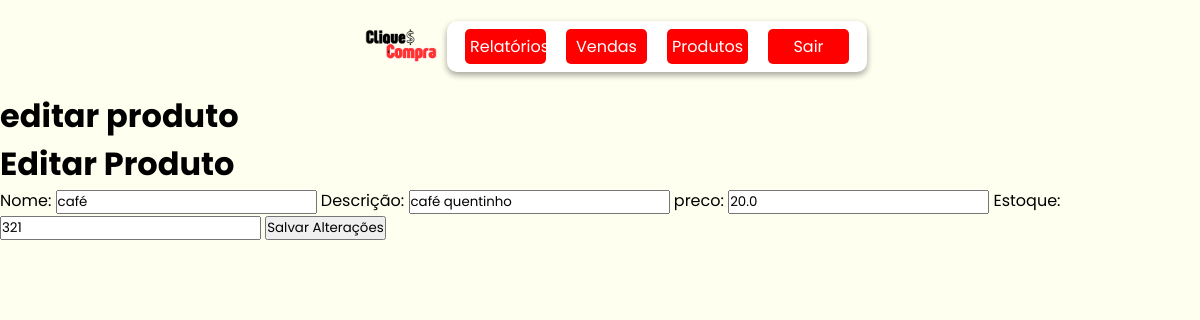
Page /produtos/edit/7 on the earlier database version.
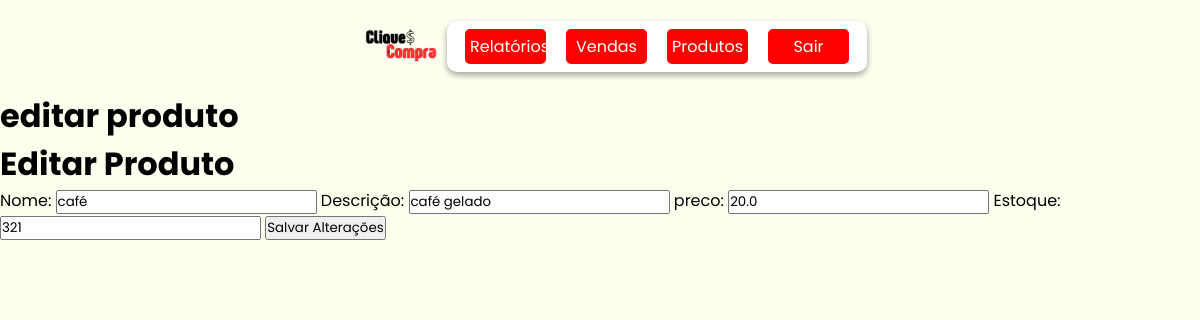
Same page on the later database version.
### models/produtos.py (models this page shows, shortened)
class Produto(Base):
    __tablename__ = 'tb_produtos'
    pro_id: Mapped[int] = mapped_column(primary_key=True, autoincrement=True)
    pro_nome: Mapped[str] = mapped_column(nullable=False)
    pro_descricao: Mapped[str] = mapped_column(nullable=False)
    pro_preco: Mapped[float] = mapped_column(nullable=False)
    pro_estoque: Mapped[int] = mapped_column()
    @classmethod
    def find(cls, **kwargs):
        if 'nome' in kwargs:
            sql = text("SELECT * FROM tb_produtos WHERE pro_nome = :nome")
            produto = session.execute(sql, {"nome": kwargs['nome']}).fetchone()
        elif 'id' in kwargs:
            return session.query(cls).filter_by(pro_id=kwargs['id']).first()
            sql = text("SELECT * FROM tb_produtos WHERE pro_id = :id")
            produto = session.execute(sql, {"id": kwargs['id']}).fetchone()
        else:
            raise AttributeError('A busca deve ser feita por nome ou id.')
        return produto

### controllers/produtos.py (the view)
@produto_bp.route('/edit/<int:pro_id>', methods=['GET','POST'])
def edit(pro_id):
    produto = Produto.find(id=pro_id)
    if request.method == 'POST':
        nome_produto = request.form['nome']
        desc_produto = request.form['descricao']
        preco_produto = request.form['preco']
        estoque_produto = request.form['estoque']
        if produto:
            produto.pro_nome = nome_produto
            produto.pro_descricao = desc_produto
            produto.pro_preco = preco_produto
            produto.pro_estoque = estoque_produto
            session.commit()
        else:
            pass
        return redirect(url_for('produtos.view'))
    else:
        return render_template('produtos/edit.html', produto=produto)

### templates/produtos/edit.html (shortened to what this page needs)
{% extends "model.html" %}
{% block head_extras %}
<link rel="stylesheet" href="{{ url_for('static', filename='style/model.css') }}">
{% endblock %}
{% block content %}
<nav>
    <img src="../../static/assets/cliqueconta.png" alt="Logo do CliqueCompra">
    <div class="links cat">
        <a href="">Relatórios</a>
        <a href="">Vendas</a>
        <a href="">Produtos</a>
        <a href="">Sair</a>
    </div>
</nav>
<h1>editar produto</h1>
    <h1>Editar Produto</h1>
    <form action="{{ url_for('produtos.edit', pro_id=produto.pro_id) }}" method="POST">
        <label for="nome">Nome:</label>
        <input type="text" id="nome" name="nome" value="{{ produto.pro_nome }}" required>
        <label for="descricao">Descrição:</label>
        <input type="text" id="descricao" name="descricao" value="{{ produto.pro_descricao }}" required>
        <label for="preco">preco:</label>
        <input type="number" id="preco" name="preco" step="0.01" value="{{ produto.pro_preco }}">
        <label for="estoque">Estoque:</label>
        <input type="number" id="estoque" name="estoque" value="{{ produto.pro_estoque }}">
        <button type="submit">Salvar Alterações</button>
    </form>
{% endblock %}

Differences in the rows shown:
changed Produto "café": descricao "café quentinho" → "café gelado"
